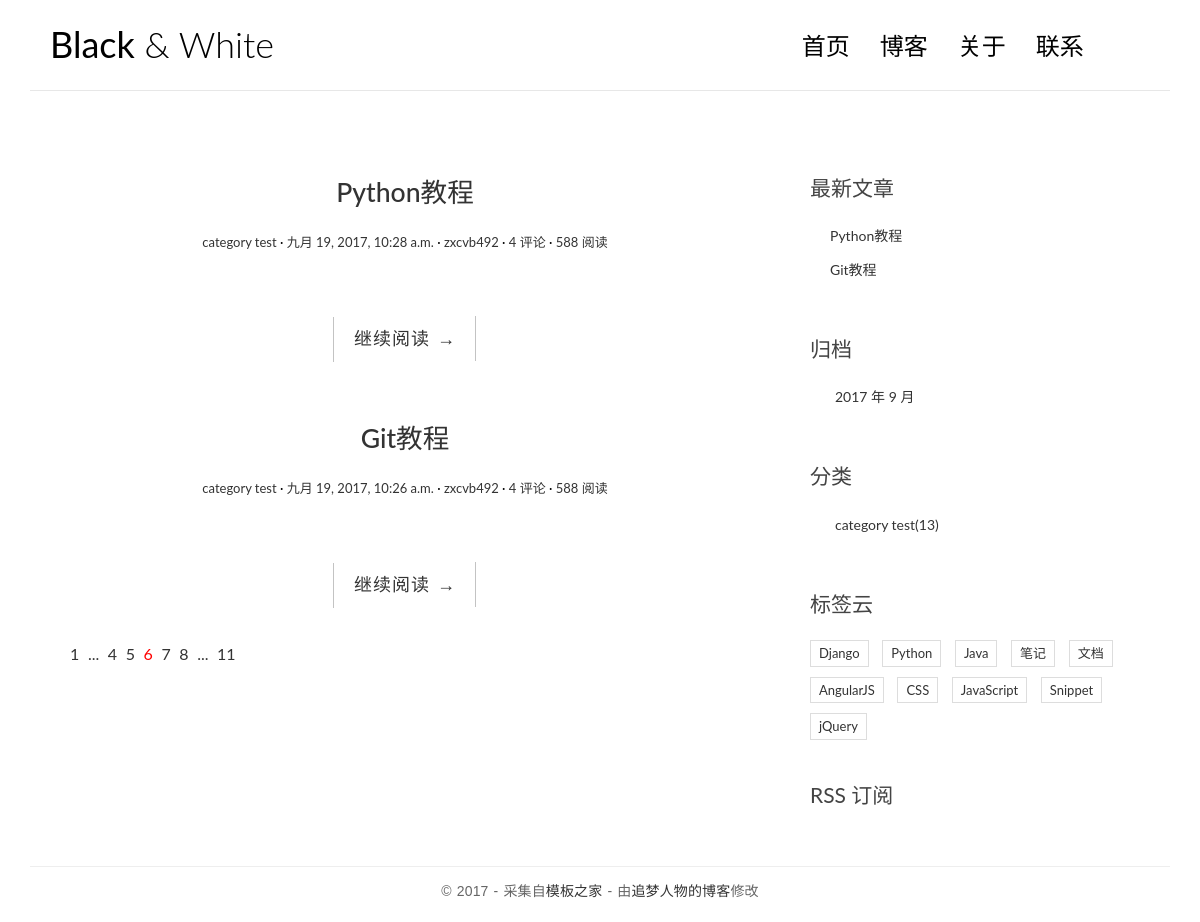
The app's page /, older data.
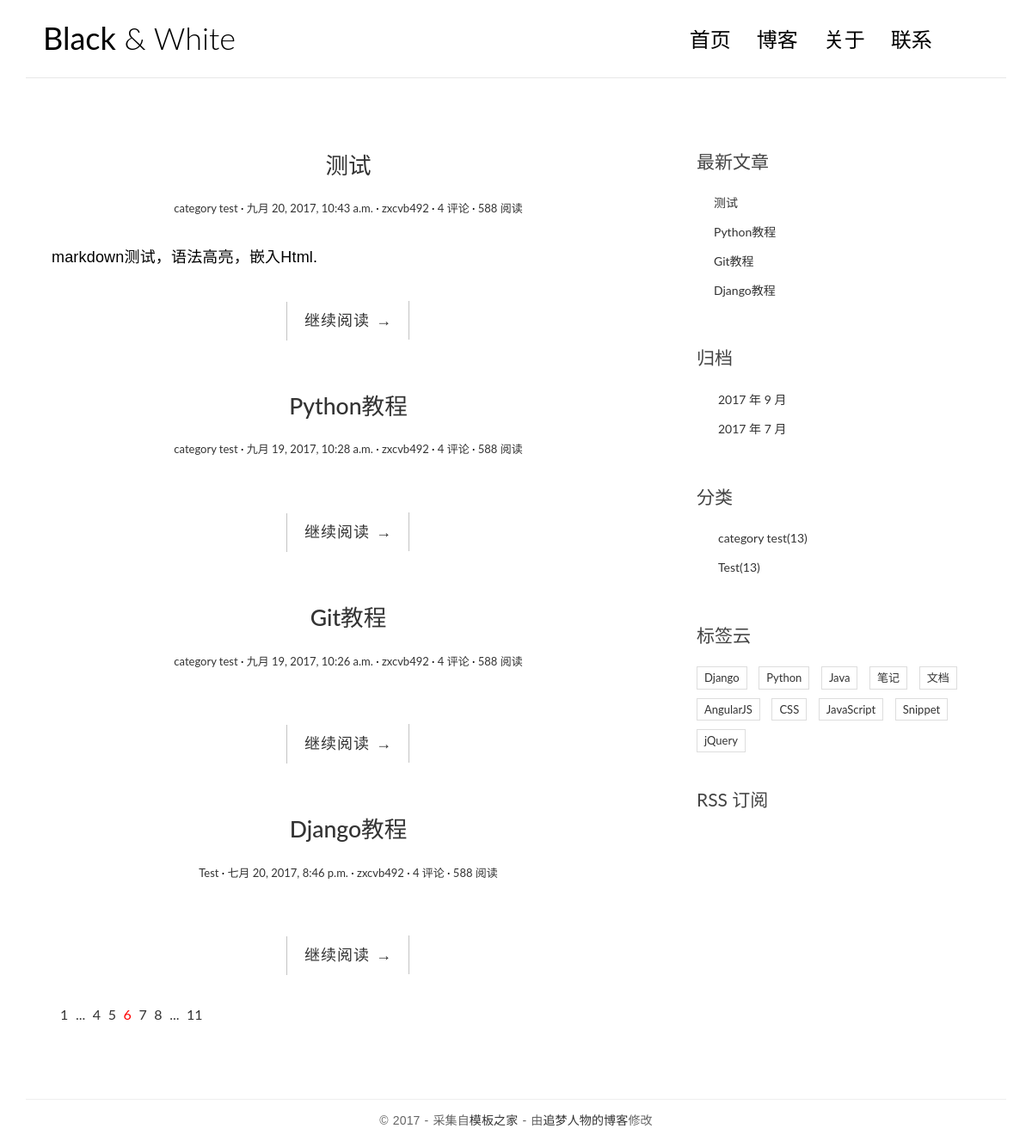
The same page, newer data.
### blog/models.py (models this page shows, shortened)
class Post(models.Model):
	title = models.CharField(max_length=200)
	body = models.TextField()
	excerpt = models.CharField(max_length=250, blank=True)
	created_time = models.DateTimeField()
	modified_time = models.DateTimeField()
	category = models.ForeignKey( Category )
	tag = models.ManyToManyField( Tag, blank=True )
	author = models.ForeignKey( User )
	def get_absolute_url(self):
		return reverse( 'blog:detail', kwargs={'pk': self.pk} )

class Category(models.Model):
	name = models.CharField(max_length=150)

### blog/views.py (the view)
# urls.py: url(r"^$", views.index, name="index"),
def index(request):
	post_list = Post.objects.all().order_by("-created_time")
	return render( request, "blog/index.html", context={ 'post_list': post_list } )

### blog/templatetags/blog_tags.py (called while the page is built)
@register.simple_tag
def get_recent_posts(num=5):
	return Post.objects.all().order_by("-created_time")[:num]

@register.simple_tag
def archives():
	return Post.objects.dates("created_time", "month", order="DESC")

@register.simple_tag
def get_categories():
	return Category.objects.all()

### templates/blog/index.html
{% extends "base.html" %}
        {% block main %}
                {% for post in post_list %}
                <article class="post post-{{ post.pk }}">
                    <header class="entry-header">
                        <h1 class="entry-title">
                            <a href="{{ post.get_absolute_url }}">{{ post.title }}</a>
                        </h1>
                        <div class="entry-meta">
                            <span class="post-category"><a href="#">{{ post.category.name }}</a></span>
                            <span class="post-date"><a href="#"><time class="entry-date"
                                                                      datetime="{{ post.created_time }}">{{ post.created_time }}</time></a></span>
                            <span class="post-author"><a href="#">{{ post.author }}</a></span>
                            <span class="comments-link"><a href="#">4 评论</a></span>
                            <span class="views-count"><a href="#">588 阅读</a></span>
                        </div>
                    </header>
                    <div class="entry-content clearfix">
                        <p>{{ post.excerpt }}</p>
                        <div class="read-more cl-effect-14">
                            <a href="#" class="more-link">继续阅读 <span class="meta-nav">→</span></a>
                        </div>
                    </div>
                </article>
                {% empty %}
                    <div class="no-post">暂时没有文章</div>
                {% endfor %}
                <div class="pagination">
                    <ul>
                        <li><a href="">1</a></li>
                        <li><a href="">...</a></li>
                        <li><a href="">4</a></li>
                        <li><a href="">5</a></li>
                        <li class="current"><a href="">6</a></li>
                        <li><a href="">7</a></li>
                        <li><a href="">8</a></li>
                        <li><a href="">...</a></li>
                        <li><a href="">11</a></li>
                    </ul>
                </div>
        {% endblock main %}

### templates/base.html (shortened to what the changed rows need)
{% load staticfiles %}
{% load blog_tags %}
<!DOCTYPE html>
<html>
<head>
    <link rel="stylesheet" href="{% static 'blog/css/bootstrap.min.css' %}">
    <link rel="stylesheet" href="http://code.ionicframework.com/ionicons/2.0.1/css/ionicons.min.css">
    <link rel="stylesheet" href="{% static 'blog/css/pace.css' %}">
    <link rel="stylesheet" href="{% static 'blog/css/custom.css' %}">
</head>
<body>
<div class="container">
    <header id="site-header">
        <div class="row">
            <div class="col-md-4 col-sm-5 col-xs-8">
                <div class="logo">
                    <h1><a href="{% url 'blog:index' %}"><b>Black</b> &amp; White</a></h1>
                </div>
            </div>
        </div>
    </header>
</div>
<div class="content-body">
    <div class="container">
        <div class="row">
            <main class="col-md-8">
                {% block main %}
                {% endblock main %}
            </main>
            <aside class="col-md-4">
                <div class="widget widget-recent-posts">
                    {% get_recent_posts as recent_post_list %}
                    <ul>
                        {% for post in recent_post_list %}
                        <li>
                            <a href="{{ post.get_absolute_url }}">{{ post.title }}</a>
                        </li>
                        {% empty %}
                        暂无文章
                        {% endfor %}
                    </ul>
                </div>
                <div class="widget widget-archives">
                    {% archives as date_list %}
                    <ul>
                        {% for date in date_list %}
                        <li>
                            <a href="{% url 'blog:archives' date.year date.month %}">{{ date.year }} 年 {{ date.month }} 月</a>
                        </li>
                        {% empty %}
                        暂无归档
                        {% endfor %}
                    </ul>
                </div>
                <div class="widget widget-category">
                    {% get_categories as category_list %}
                    <ul>
                        {% for category in category_list %}
                        <li>
                            <a href="{% url 'blog:category' category.pk %}">{{ category.name }}<span class="post-count">(13)</span></a>
                        </li>
                       {% empty %}
                       暂无分类
                       {% endfor %}
                    </ul>
                </div>
            </aside>
        </div>
    </div>
</div>
</body>
</html>

Row changes from the older to the newer data that the page shows:
added Post: title "测试", category.name "category test", created_time "九月 20, 2017, 10:43 a.m.", author "zxcvb492", excerpt "markdown测试，语法高亮，嵌入Html."
added Post: title "Django教程", category.name "Test", created_time "七月 20, 2017, 8:46 p.m.", author "zxcvb492"
added Category: name "Test"
Text that changed along with them:
new list line: "2017 年 7 月"
